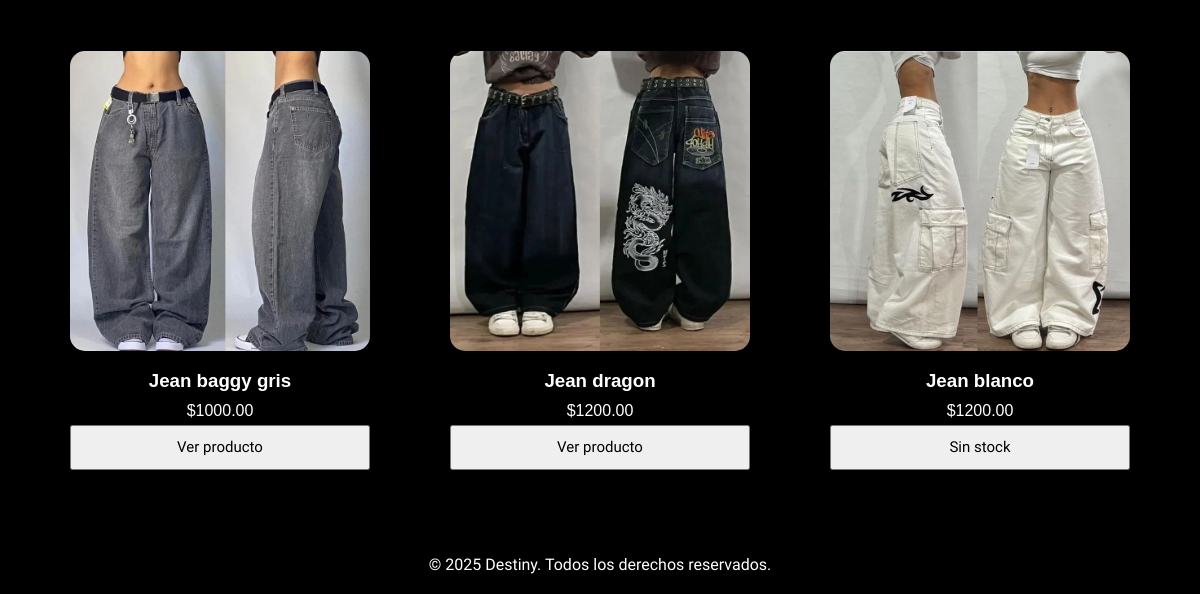
The app's page /index.php?categoria=3 (lower part), older data.
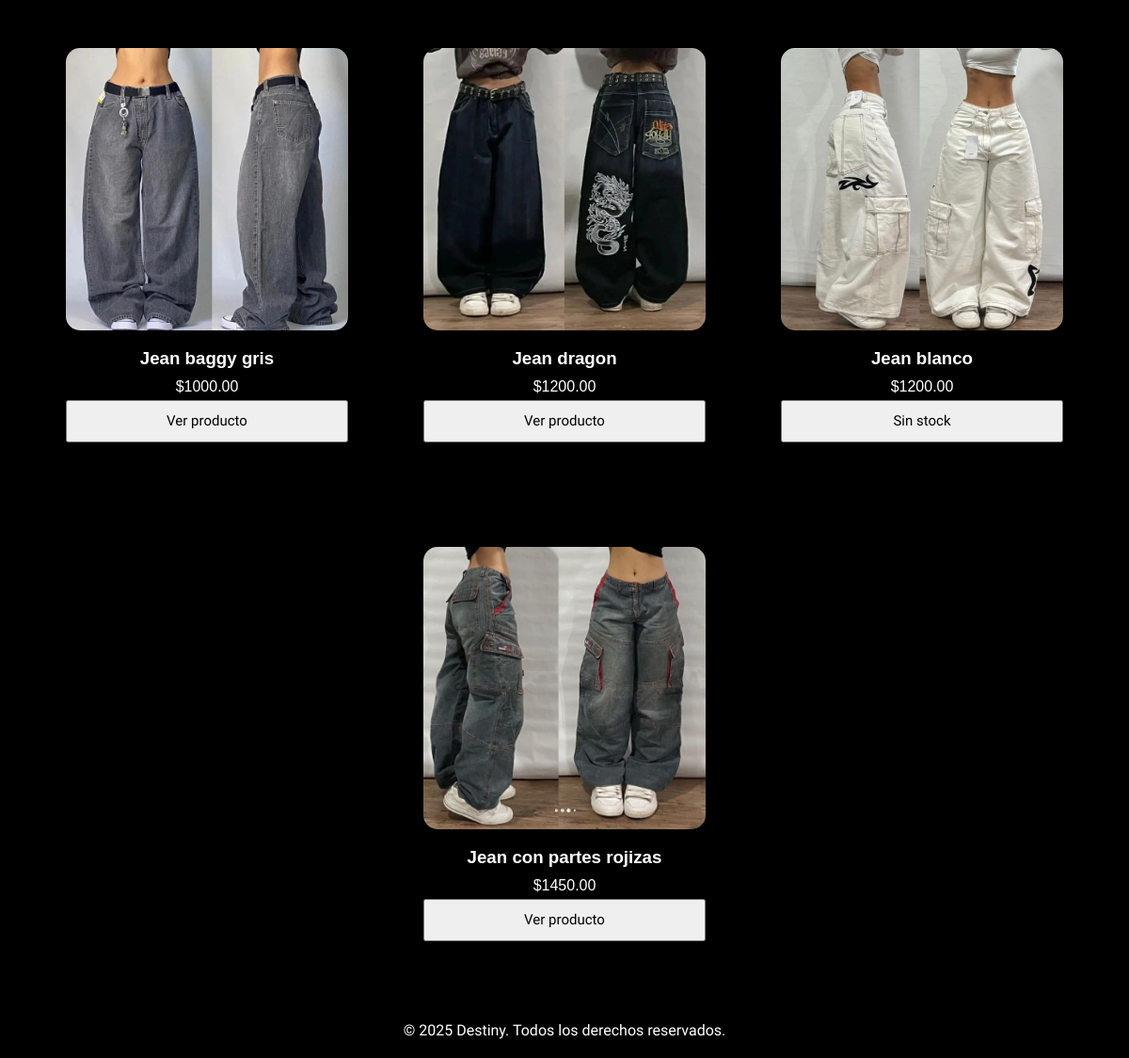
The same page, newer data.
### tables this page shows
CREATE TABLE `productos` (
  `id_producto` int(11) NOT NULL,
  `Nombre` varchar(80) NOT NULL,
  `Precio` decimal(10,2) NOT NULL,
  `Marca` varchar(30) DEFAULT NULL,
  `Imagen` varchar(255) DEFAULT NULL,
  `id_categoria` int(11) DEFAULT NULL
);

### index.php (the view, shortened to what this page needs)
<!DOCTYPE html>
<html lang="es">
<head>
  <link rel="stylesheet" href="css/style.css?v=3">
</head>
<body>
<section id="productos" class="productos">
  <div class="contenedor-productos">
    <?php
    include("code/conexion.php");
    if (isset($_GET['buscar']) && !empty($_GET['buscar'])) {
        $busqueda = $conn->real_escape_string($_GET['buscar']);
        $sql = "SELECT * FROM productos WHERE Nombre LIKE '%$busqueda%'";
    } elseif (isset($_GET['categoria']) && is_numeric($_GET['categoria'])) {
        $id_categoria = $_GET['categoria'];
        $sql = "SELECT * FROM productos WHERE id_categoria = $id_categoria";
    } else {
        $sql = "SELECT * FROM productos";
    }
    $result = $conn->query($sql);
    if ($result && $result->num_rows > 0) {
        while ($row = $result->fetch_assoc()) {
            $idp = $row['id_producto'];
            $q_stock = $conn->query("SELECT SUM(stock) AS total FROM stock_producto_talle WHERE id_producto=$idp");
            $tot = $q_stock->fetch_assoc()['total'] ?? 0;
            echo "<div class='producto'>";
            echo "<a href='html/producto.php?id=" . $row['id_producto'] . "' class='link-producto'>
                    <div class='imagen'>
                      <img src='" . $row['Imagen'] . "' alt='" . $row['Nombre'] . "'/>
                    </div>
                  </a>";
            echo "<div class='nombre'><h3>" . $row['Nombre'] . "</h3></div>";
            echo "<div class='precio'><p>$" . $row['Precio'] . "</p></div>";
            if ($tot > 0) {
                echo "<div class='carrito'>
                        <a href='html/producto.php?id=" . $row['id_producto'] . "'>
                          <button class='btn-ver'>Ver producto</button>
                        </a>
                      </div>";
            } else {
                echo "<div class='carrito'><button class='btn-ver'>Sin stock</button></div>";
            }
            echo "</div>";
        }
    } else {
        echo "<p>No hay productos cargados en esta categoría.</p>";
    }
    ?>
  </div>
</section>
<footer>
  <div class="futi">
    <p>&copy; 2025 Destiny. Todos los derechos reservados.</p>
  </div>
</footer>
</body>
</html>

Row changes from the older to the newer data that the page shows:
added productos: Imagen (picture), Nombre "Jean con partes rojizas", Precio "1450.00"
